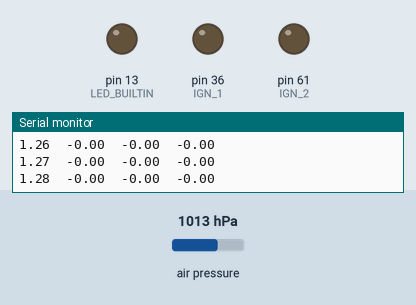
Bench run of a sketch on a simulated Arduino Mega 2560, built for the host (arithmetic inside an expression is 32-bit, double 64-bit). Parts: output pins drawn as LEDs (lit = HIGH), the last lines printed to the serial monitor. Inputs (shaded band) come from the test bench; at power-on: air pressure 1013 hPa. Storage starts empty.

Above: at 1.3 s.
1.4 s: air pressure set to 1015 hPa
At 1.8 s:
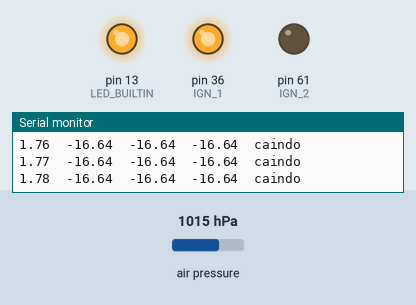
At 5.1 s:
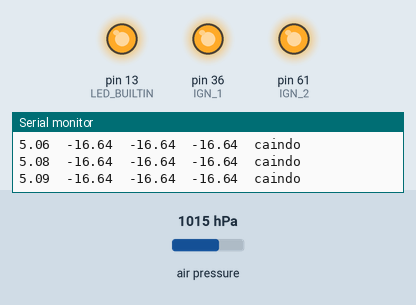
Timing chart, 0 to 10.4 s (numbered marks = the images above; inputs shaded):
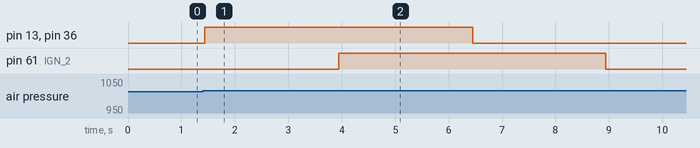

The sketch:

F_Felix.ino
```cpp
#include <Adafruit_BMP085.h>
#include <SPI.h>
#include <SD.h>
#include <Wire.h>
#include <Adafruit_Sensor.h>
#include <Adafruit_ADXL345_U.h> //acelerometro
#include <Adafruit_HMC5883_U.h> //magnetometro
#include <L3G.h> //giroscopio

Adafruit_BMP085 bmp;
Adafruit_ADXL345_Unified accel = Adafruit_ADXL345_Unified(12345);
Adafruit_HMC5883_Unified mag = Adafruit_HMC5883_Unified(12345);
L3G gyro;

#define chipSelect 53
#define IGN_1 36  /*act1*/
#define IGN_2 61  /*act2*/
#define IGN_3 46  /*act3*/
#define IGN_4 55  /*act4*/
#define tempoLigado 5000
#define atraso 2500
#define qtdFiltros 2
#define qtdValores 10

#define use_relogio 1
#define use_sd 1

#define use_gyro 0
#define use_acc 0
#define use_mag 0
#define use_baro 1

#define use_gyro_x (use_gyro && 1)
#define use_gyro_y (use_gyro && 1)
#define use_gyro_z (use_gyro && 1)

#define use_acc_x (use_acc && 1)
#define use_acc_y (use_acc && 1)
#define use_acc_z (use_acc && 1)

#define use_mag_x (use_mag && 1)
#define use_mag_y (use_mag && 1)
#define use_mag_z (use_mag && 1)

#define use_altura (use_baro && 1)
#define use_pressao (use_baro && 0)
#define use_temp (use_baro && 0)
#define use_apogeu (use_altura && 1)
#define use_paraquedas1 (use_apogeu && 1)
#define use_paraquedas2 (use_apogeu && 1)
#define use_paraquedas3 (use_apogeu && 1)

#if use_altura
float media = 0;
float matriz[qtdFiltros][qtdValores]; // acrescentar
#endif
#if use_sd
String arquivo = "";
#endif
#if use_paraquedas1
int led = LOW;
int led2 = LOW;
unsigned long desligaLED = 0;
unsigned long desligaLED2 = 0;
unsigned long ligaLED2 = 0;
#endif
#if use_paraquedas2
int led3 = LOW;
int led4 = LOW;
unsigned long desligaLED3 = 0;
#endif
#if use_paraquedas3
int led5 = LOW;
int led6 = LOW;
#endif
#if use_apogeu
float apogeu = 0;
boolean detectaApogeu = false;
#endif

#if use_altura
float funcaoMediaMovel(float x, int y){ // ou entra media movel ou entra alt relativa
  float somaVet = 0;

  for (int i = 0; i < (qtdValores - 1); i++) {
    matriz[y][i] = matriz[y][i + 1];
  }

  matriz[y][qtdValores - 1] = x;

  for (int i = 0; i < qtdValores; i++) {
    somaVet += matriz[y][i];
  }

  float mediaMovel = somaVet / (float)qtdValores;

  return mediaMovel;
}
#endif

#if use_apogeu
boolean funcaoDetectaApogeu (float segundaMediaMovel){

  if (apogeu < segundaMediaMovel) {
     apogeu = segundaMediaMovel;
  }

  float diferenca = apogeu - segundaMediaMovel;

  if (diferenca >= 1) {
    if (detectaApogeu == false){
      detectaApogeu = true;
    }
  }

  return detectaApogeu;
}

void funcaoAtivaParaquedas1 (unsigned long tempoAtual){

   if (led == LOW){
      digitalWrite(IGN_1, HIGH);
      led2 = HIGH;
      led = HIGH;
      desligaLED = tempoAtual + tempoLigado;
    }

    else if (led2 == HIGH) {
      if (tempoAtual >= desligaLED) {
        digitalWrite(IGN_1, LOW);
        led2 = LOW;
      }
  }
}

void funcaoAtivaParaquedas2 (unsigned long tempoAtual){
  if (ligaLED2 == 0){
    ligaLED2 = tempoAtual + atraso;
  }

  if ((led3 == LOW) && (tempoAtual >= ligaLED2) ) {
      digitalWrite(IGN_2, HIGH);
      led4 = HIGH;
      led3 = HIGH;
      desligaLED2 = tempoAtual + tempoLigado;
    }

  else if (led4 == HIGH) {
     if (tempoAtual >= desligaLED2 ) {
        digitalWrite(IGN_2, LOW);
        led4 = LOW;
      }
    }
}

void funcaoAtivaParaquedas3 (float segundaMediaMovel, unsigned long tempoAtual){

  if (led5 == LOW && segundaMediaMovel <= 10 ) {
      digitalWrite(LED_BUILTIN , HIGH);
      led6 = HIGH;
      led5 = HIGH;
      desligaLED3 = tempoAtual + tempoLigado;
    }

    if (led6 == HIGH) {
      if (tempoAtual >= desligaLED3) {
        digitalWrite(LED_BUILTIN, LOW);
        led6 = LOW;
      }
    }
}

#endif
void setup() {
  pinMode(LED_BUILTIN, OUTPUT);
  pinMode(IGN_1, OUTPUT);
  pinMode(IGN_2, OUTPUT);

  Serial.begin(115200);
  Wire.begin();

  #if use_acc
  if(!accel.begin())
  {
    /* There was a problem detecting the ADXL345 ... check your connections */
    Serial.println("Ooops, no ADXL345 detected ... Check your wiring!");
  }

  accel.setRange(ADXL345_RANGE_16_G);
  #endif //accel

  #if use_mag
  if(!mag.begin())
  {
    /* There was a problem detecting the HMC5883 ... check your connections */
    Serial.println("Ooops, no HMC5883 detected ... Check your wiring!");
  }
  #endif //mag

  #if use_gyro
  if (!gyro.init())
  {
    Serial.println("Failed to autodetect gyro type!");
  }

  gyro.enableDefault();
  #endif //gyro

  #if use_baro
  if (!bmp.begin()) {
    Serial.println("Could not find a valid BMP085 sensor, check wiring!");
  }
  #endif

  Serial.print("Initializing SD card...");
  #if use_sd
  if (!SD.begin(chipSelect)) {
    Serial.println("Card failed, or not present");
    // don't do anything more:
  }
  #endif
  Serial.println("card initialized.");

  String dataString = "";

  #if use_relogio
  dataString += ("Relógio\t");
  #endif
  #if use_temp
  dataString += ("Temp.(*C)\t");
  #endif
  #if use_pressao
  dataString += ("Pres.(Pa)\t");
  #endif
  #if use_altura
  dataString += ("Variação\t");
  #endif
  #if use_altura
  dataString += ("Média\t");
  dataString += ("Média 2\t");
  #endif
  #if use_acc_x
  dataString += ("AceleromêtroX\t");
  #endif
  #if use_acc_y
  dataString += ("AceleromêtroY\t");
  #endif
  #if use_acc_z
  dataString += ("AceleromêtroZ\t");
  #endif
  #if use_mag_x
  dataString += ("MagnetromêtroX\t");
  #endif
  #if use_mag_y
  dataString += ("MagnetromêtroY\t");
  #endif
  #if use_mag_z
  dataString += ("MagnetromêtroZ\t");
  #endif
  #if use_gyro_x
  dataString += ("GiroscópioX\t");
  #endif
  #if use_gyro_y
  dataString += ("GiroscópioY\t");
  #endif
  #if use_gyro_z
  dataString += ("GiroscópioZ\t");
  #endif

  #if use_sd
  String nome = "f";
  int cont = 0;
  String aux = (String) cont;
  String txt = ".txt";
  bool existente = false;

  while (existente == false) {

    String aux = (String) cont;
    int tamanho = 8 - (aux.length() + nome.length());
    String zero = "";

    for ( int i = 0; i < tamanho; i++) {
      zero = zero + "0";
    }

    arquivo = nome + zero + aux + txt;

    if (SD.exists(arquivo)) {
      cont = cont + 1;
      existente = false;
    }
    else {
      File dataFile = SD.open(arquivo, FILE_WRITE);
      dataFile.println(dataString);
      dataFile.close();
      existente = true;
    }
  }
  #endif

  #if use_altura
  float soma = 0;
  for (int j = 0; j < 100; j++) {
    float alt = bmp.readAltitude();
    soma += alt;
  }

  media = soma / 100.0;
  #endif

  Serial.println(dataString);
}

// the loop function runs over and over again forever
void loop() {

  #if use_acc
  sensors_event_t eventAcc;
  accel.getEvent(&eventAcc);
  #endif

  #if use_mag
  sensors_event_t eventMag;
  mag.getEvent(&eventMag);
  #endif

  #if use_gyro
  gyro.read();
  #endif

  #if use_sd
  String dataString = "";
  #endif

  #if use_relogio
  unsigned long tempoAtual = millis();

  dataString += String(tempoAtual/1000.0);
  dataString += ("\t");
  #endif

  #if use_altura
  float mediaMovel = 0;
  float segundaMediaMovel = 0;
  float alt = bmp.readAltitude();

  float altRelativa = alt - media;

  mediaMovel = funcaoMediaMovel(altRelativa, 0);

  segundaMediaMovel = funcaoMediaMovel(mediaMovel,1);

  #endif

  #if use_temp
  dataString += String(bmp.readTemperature());
  dataString += ("\t");
  #endif

  #if use_pressao
  dataString += String(bmp.readPressure());
  dataString += ("\t");
  #endif

  #if use_altura
  dataString += String(altRelativa);
  dataString += ("\t");

  dataString += String(mediaMovel);
  dataString += ("\t");

  dataString += String(segundaMediaMovel);
  dataString += ("\t");
  #endif

  #if use_acc_x
  dataString += String(eventAcc.acceleration.x);
  dataString += ("\t");
  #endif
  #if use_acc_y
  dataString += String(eventAcc.acceleration.y);
  dataString += ("\t");
  #endif
  #if use_acc_z
  dataString += String(eventAcc.acceleration.z);
  dataString += ("\t");
  #endif

  #if use_mag_x
  dataString += String(eventMag.magnetic.x);
  dataString += ("\t");
  #endif
  #if use_mag_y
  dataString += String(eventMag.magnetic.y);
  dataString += ("\t");
  #endif
  #if use_mag_z
  dataString += String(eventMag.magnetic.z);
  dataString += ("\t");
  #endif

  #if use_gyro_x
  dataString += String((int)gyro.g.x);
  dataString += ("\t");
  #endif
  #if use_gyro_y
  dataString += String((int)gyro.g.y);
  dataString += ("\t");
  #endif
  #if use_gyro_z
  dataString += String((int)gyro.g.z);
  dataString += ("\t");
  #endif

  #if use_apogeu
  detectaApogeu = funcaoDetectaApogeu(segundaMediaMovel);

  if (detectaApogeu == true) {
    dataString += String("caindo\t");

  #if use_paraquedas1
    funcaoAtivaParaquedas1(tempoAtual);
  #endif

   #if use_paraquedas2
     funcaoAtivaParaquedas2(tempoAtual);
   #endif

    #if use_paraquedas3
     funcaoAtivaParaquedas3(segundaMediaMovel, tempoAtual);
    #endif
  }
  #endif

  #if use_sd
  File dataFile = SD.open(arquivo, FILE_WRITE);

  // if the file is available, write to it:
  if (dataFile) {
    dataFile.println(dataString);
    dataFile.close();
    // print to the serial port too:
  }
  // if the file isn't open, pop up an error:
  else {
    Serial.println("error opening" + arquivo);
  }
  #endif

  Serial.println(dataString);

 // delay(100);
}
```

Measured:
- the behaviour switches between 1013 and 1014 hPa on air pressure (found by bisection; images 0 and 1)
- after the input at 1.4 s, pin 13 (LED_BUILTIN), pin 36 (IGN_1): LOW → HIGH at once, → LOW 5.0 s later; pin 61 (IGN_2): LOW → HIGH after 2.5 s, → LOW 5.0 s later
